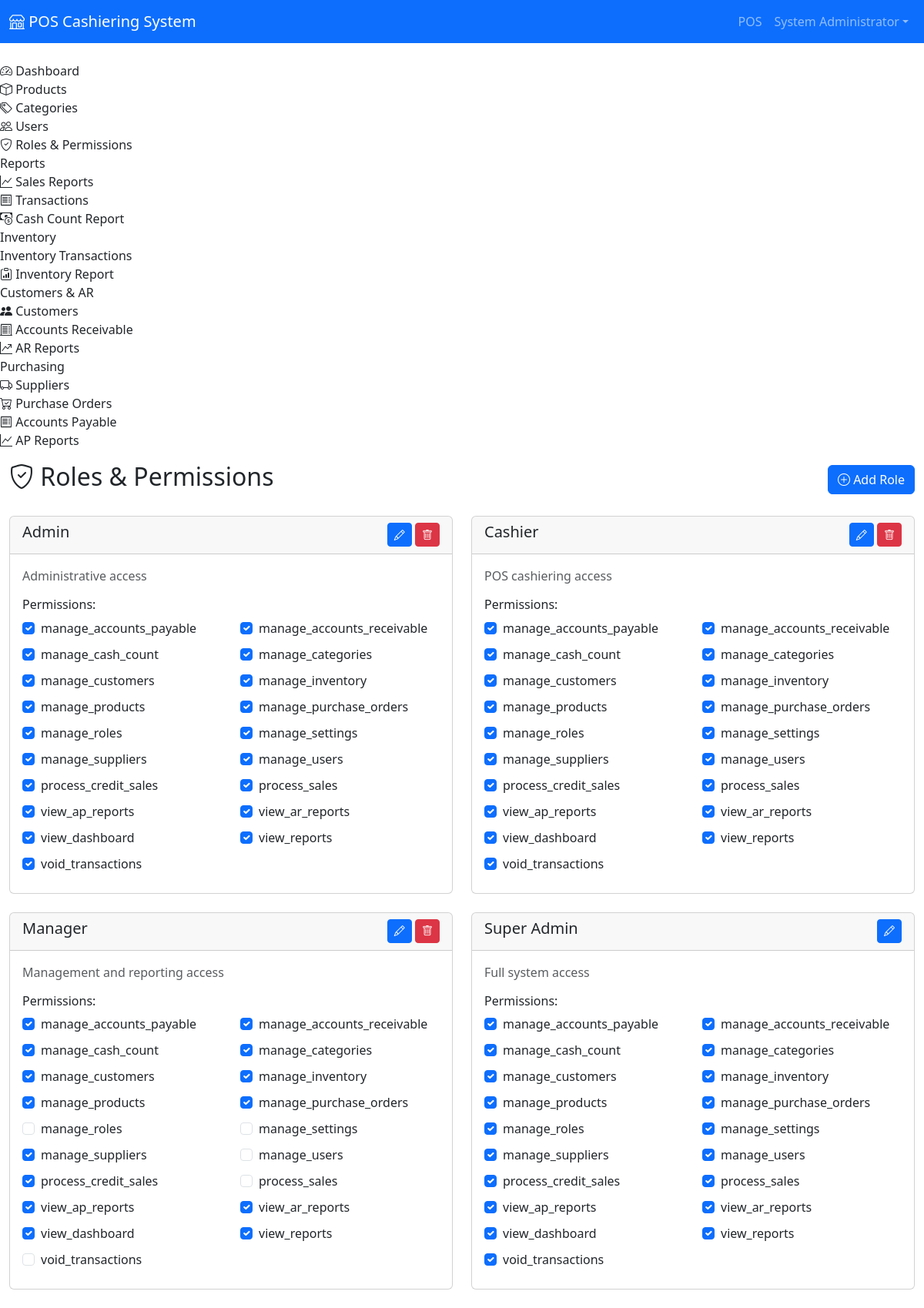
Screenshot of /POS/admin/roles.php (signed in) with the database file from the repository.
### tables this page shows
CREATE TABLE `roles` (
  `id` int(11) NOT NULL AUTO_INCREMENT,
  `role_name` varchar(50) NOT NULL,
  `description` text DEFAULT NULL,
  `created_at` timestamp NOT NULL DEFAULT current_timestamp(),
  PRIMARY KEY (`id`),
  UNIQUE KEY `role_name` (`role_name`)
);

CREATE TABLE `permissions` (
  `id` int(11) NOT NULL AUTO_INCREMENT,
  `permission_name` varchar(100) NOT NULL,
  `description` text DEFAULT NULL,
  `created_at` timestamp NOT NULL DEFAULT current_timestamp(),
  PRIMARY KEY (`id`),
  UNIQUE KEY `permission_name` (`permission_name`)
);

### POS/config/database.php (called while the page is built, shortened)
<?php
class Database {
    private $host = DB_HOST;
    private $user = DB_USER;
    private $pass = DB_PASS;
    private $name = DB_NAME;
    private $conn;
    private function connect() {
        try {
            $this->conn = new PDO(
                "mysql:host={$this->host};dbname={$this->name};charset=utf8mb4",
                $this->user,
                $this->pass,
                [
                    PDO::ATTR_ERRMODE => PDO::ERRMODE_EXCEPTION,
                    PDO::ATTR_DEFAULT_FETCH_MODE => PDO::FETCH_ASSOC,
                    PDO::ATTR_EMULATE_PREPARES => false
                ]
            );
        } catch (PDOException $e) {
            error_log("Database connection failed: " . $e->getMessage());
            throw new Exception("Database connection failed. Please check your database configuration and ensure the database 'pos_system' exists. Error: " . $e->getMessage());
        }
    }
    public function query($sql, $params = []) {
        try {
            $stmt = $this->conn->prepare($sql);
            $stmt->execute($params);
            return $stmt;
        } catch (PDOException $e) {
            error_log("Database query error: " . $e->getMessage());
            throw $e;
        }
    }
    public function fetchAll($sql, $params = []) {
        return $this->query($sql, $params)->fetchAll();
    }
}

### POS/admin/roles.php (the view, shortened to what this page needs)
<?php
require_once __DIR__ . '/includes/header.php';
require_once __DIR__ . '/../config/database.php';
$db = new Database();
$roles = $db->fetchAll("SELECT * FROM roles ORDER BY role_name");
$permissions = $db->fetchAll("SELECT * FROM permissions ORDER BY permission_name");
?>
<div class="d-flex justify-content-between align-items-center mb-4">
    <h2><i class="bi bi-shield-check"></i> Roles & Permissions</h2>
    <button class="btn btn-primary" data-bs-toggle="modal" data-bs-target="#roleModal" onclick="openRoleModal()">
        <i class="bi bi-plus-circle"></i> Add Role
    </button>
</div>
<div class="row">
    <?php foreach ($roles as $role):
        $role_permissions = $db->fetchAll(
            "SELECT p.* FROM permissions p
             JOIN role_permissions rp ON p.id = rp.permission_id
             WHERE rp.role_id = ?",
            [$role['id']]
        );
        $permission_ids = array_column($role_permissions, 'id');
    ?>
    <div class="col-md-6 mb-4">
        <div class="card">
            <div class="card-header d-flex justify-content-between">
                <h5><?php echo htmlspecialchars($role['role_name']); ?></h5>
                <div>
                    <button class="btn btn-sm btn-primary" onclick="editRole(<?php echo htmlspecialchars(json_encode($role)); ?>)">
                        <i class="bi bi-pencil"></i>
                    </button>
                    <?php if ($role['id'] != 1): ?>
                    <button class="btn btn-sm btn-danger" onclick="deleteRole(<?php echo $role['id']; ?>)">
                        <i class="bi bi-trash"></i>
                    </button>
                    <?php endif; ?>
                </div>
            </div>
            <div class="card-body">
                <p class="text-muted"><?php echo htmlspecialchars($role['description'] ?? ''); ?></p>
                <h6>Permissions:</h6>
                <div class="row">
                    <?php foreach ($permissions as $perm): ?>
                    <div class="col-md-6 mb-2">
                        <div class="form-check">
                            <input class="form-check-input" type="checkbox"
                                   id="perm_<?php echo $role['id']; ?>_<?php echo $perm['id']; ?>"
                                   <?php echo in_array($perm['id'], $permission_ids) ? 'checked' : ''; ?>
                                   onchange="updatePermission(<?php echo $role['id']; ?>, <?php echo $perm['id']; ?>, this.checked)">
                            <label class="form-check-label" for="perm_<?php echo $role['id']; ?>_<?php echo $perm['id']; ?>">
                                <?php echo htmlspecialchars($perm['permission_name']); ?>
                            </label>
                        </div>
                    </div>
                    <?php endforeach; ?>
                </div>
            </div>
        </div>
    </div>
    <?php endforeach; ?>
</div>
<?php require_once __DIR__ . '/includes/footer.php'; ?>

### rows the page displays
roles: role_name "Admin", description "Administrative access"
permissions: id "☑", permission_name "manage_accounts_payable"
permissions: id "☑", permission_name "manage_accounts_receivable"
permissions: id "☑", permission_name "manage_cash_count"
permissions: id "☑", permission_name "manage_categories"
permissions: id "☑", permission_name "manage_customers"
permissions: id "☑", permission_name "manage_inventory"
permissions: id "☑", permission_name "manage_products"
permissions: id "☑", permission_name "manage_purchase_orders"
permissions: id "☑", permission_name "manage_roles"
permissions: id "☑", permission_name "manage_settings"
permissions: id "☑", permission_name "manage_suppliers"
permissions: id "☑", permission_name "manage_users"
permissions: id "☑", permission_name "process_credit_sales"
permissions: id "☑", permission_name "process_sales"
permissions: id "☑", permission_name "view_ap_reports"
permissions: id "☑", permission_name "view_ar_reports"
permissions: id "☑", permission_name "view_dashboard"
permissions: id "☑", permission_name "view_reports"
permissions: id "☑", permission_name "void_transactions"
roles: role_name "Cashier", description "POS cashiering access"
roles: role_name "Manager", description "Management and reporting access"
roles: role_name "Super Admin", description "Full system access"

### other values shown
APP_NAME "POS Cashiering System"
$currentUser['full_name'] "System Administrator"
